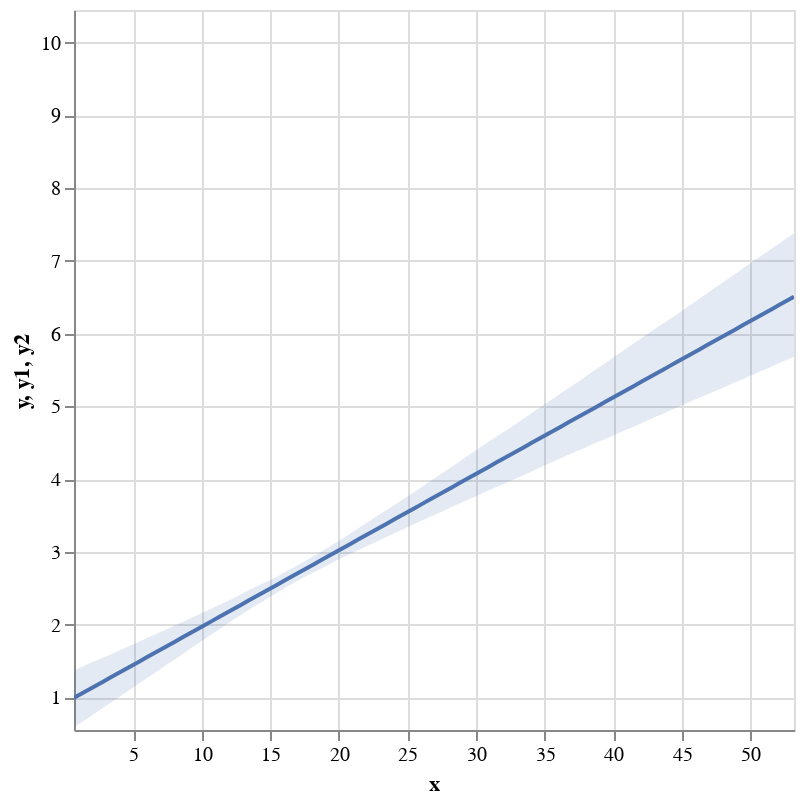

The notebook cell this image was saved under:
### Code cell
display(salt.lmplot(x="total_bill", y="tip", data=tips, scatter=False))
g = sns.lmplot(x="total_bill", y="tip", data=tips, scatter=False)

### Figure 1 — Vega-Lite specification as saved in the notebook (floating-point values rounded to 4 significant figures)
{"$schema": "https://vega.github.io/schema/vega-lite/v2.4.1.json", "config": {"view": {"height": 300, "width": 400}}, "height": 360, "layer": [{"data": {"values": [{"x": 0.683, "y": 0.992}, {"x": 1.213, "y": 1.048}, {"x": 1.744, "y": 1.103}, {"x": 2.274, "y": 1.159}, {"x": 2.805, "y": 1.215}, {"x": 3.335, "y": 1.271}, {"x": 3.866, "y": 1.326}, {"x": 4.396, "y": 1.382}, {"x": 4.927, "y": 1.438}, {"x": 5.457, "y": 1.493}, {"x": 5.987, "y": 1.549}, {"x": 6.518, "y": 1.605}, {"x": 7.048, "y": 1.661}, {"x": 7.579, "y": 1.716}, {"x": 8.109, "y": 1.772}, {"x": 8.64, "y": 1.828}, {"x": 9.17, "y": 1.883}, {"x": 9.701, "y": 1.939}, {"x": 10.23, "y": 1.995}, {"x": 10.76, "y": 2.05}, {"x": 11.29, "y": 2.106}, {"x": 11.82, "y": 2.162}, {"x": 12.35, "y": 2.218}, {"x": 12.88, "y": 2.273}, {"x": 13.41, "y": 2.329}, {"x": 13.94, "y": 2.385}, {"x": 14.47, "y": 2.44}, {"x": 15.01, "y": 2.496}, {"x": 15.54, "y": 2.552}, {"x": 16.07, "y": 2.608}, {"x": 16.6, "y": 2.663}, {"x": 17.13, "y": 2.719}, {"x": 17.66, "y": 2.775}, {"x": 18.19, "y": 2.83}, {"x": 18.72, "y": 2.886}, {"x": 19.25, "y": 2.942}, {"x": 19.78, "y": 2.998}, {"x": 20.31, "y": 3.053}, {"x": 20.84, "y": 3.109}, {"x": 21.37, "y": 3.165}, {"x": 21.9, "y": 3.22}, {"x": 22.43, "y": 3.276}, {"x": 22.96, "y": 3.332}, {"x": 23.49, "y": 3.388}, {"x": 24.02, "y": 3.443}, {"x": 24.55, "y": 3.499}, {"x": 25.08, "y": 3.555}, {"x": 25.61, "y": 3.61}, {"x": 26.14, "y": 3.666}, {"x": 26.67, "y": 3.722}, {"x": 27.21, "y": 3.777}, {"x": 27.74, "y": 3.833}, {"x": 28.27, "y": 3.889}, {"x": 28.8, "y": 3.945}, {"x": 29.33, "y": 4.0}, {"x": 29.86, "y": 4.056}, {"x": 30.39, "y": 4.112}, {"x": 30.92, "y": 4.167}, {"x": 31.45, "y": 4.223}, {"x": 31.98, "y": 4.279}, {"x": 32.51, "y": 4.335}, {"x": 33.04, "y": 4.39}, {"x": 33.57, "y": 4.446}, {"x": 34.1, "y": 4.502}, {"x": 34.63, "y": 4.557}, {"x": 35.16, "y": 4.613}, {"x": 35.69, "y": 4.669}, {"x": 36.22, "y": 4.725}, {"x": 36.75, "y": 4.78}, {"x": 37.28, "y": 4.836}, {"x": 37.81, "y": 4.892}, {"x": 38.34, "y": 4.947}, {"x": 38.88, "y": 5.003}, {"x": 39.41, "y": 5.059}, {"x": 39.94, "y": 5.115}, {"x": 40.47, "y": 5.17}, {"x": 41.0, "y": 5.226}, {"x": 41.53, "y": 5.282}, {"x": 42.06, "y": 5.337}, {"x": 42.59, "y": 5.393}, {"x": 43.12, "y": 5.449}, {"x": 43.65, "y": 5.504}, {"x": 44.18, "y": 5.56}, {"x": 44.71, "y": 5.616}, {"x": 45.24, "y": 5.672}, {"x": 45.77, "y": 5.727}, {"x": 46.3, "y": 5.783}, {"x": 46.83, "y": 5.839}, {"x": 47.36, "y": 5.894}, {"x": 47.89, "y": 5.95}, {"x": 48.42, "y": 6.006}, {"x": 48.95, "y": 6.062}, {"x": 49.48, "y": 6.117}, {"x": 50.01, "y": 6.173}, {"x": 50.54, "y": 6.229}, {"x": 51.08, "y": 6.284}, {"x": 51.61, "y": 6.34}, {"x": 52.14, "y": 6.396}, {"x": 52.67, "y": 6.452}, {"x": 53.2, "y": 6.507}]}, "encoding": {"color": {"value": "rgba(76.0,114.0,176.0,1)"}, "x": {"field": "x", "scale": {"domain": [0.683, 53.2], "nice": false}, "type": "quantitative"}, "y": {"field": "y", "scale": {"domain": [0.55, 10.45], "nice": false}, "type": "quantitative"}}, "mark": {"clip": true, "type": "line"}}, {"data": {"values": [{"x": 0.683, "y1": 0.5866, "y2": 1.37}, {"x": 1.213, "y1": 0.6529, "y2": 1.415}, {"x": 1.744, "y1": 0.719, "y2": 1.46}, {"x": 2.274, "y1": 0.7869, "y2": 1.504}, {"x": 2.805, "y1": 0.8545, "y2": 1.545}, {"x": 3.335, "y1": 0.9215, "y2": 1.589}, {"x": 3.866, "y1": 0.9894, "y2": 1.633}, {"x": 4.396, "y1": 1.058, "y2": 1.676}, {"x": 4.927, "y1": 1.125, "y2": 1.723}, {"x": 5.457, "y1": 1.196, "y2": 1.767}, {"x": 5.987, "y1": 1.261, "y2": 1.813}, {"x": 6.518, "y1": 1.326, "y2": 1.856}, {"x": 7.048, "y1": 1.394, "y2": 1.9}, {"x": 7.579, "y1": 1.464, "y2": 1.946}, {"x": 8.109, "y1": 1.53, "y2": 1.992}, {"x": 8.64, "y1": 1.597, "y2": 2.039}, {"x": 9.17, "y1": 1.666, "y2": 2.085}, {"x": 9.701, "y1": 1.735, "y2": 2.132}, {"x": 10.23, "y1": 1.801, "y2": 2.178}, {"x": 10.76, "y1": 1.871, "y2": 2.224}, {"x": 11.29, "y1": 1.937, "y2": 2.271}, {"x": 11.82, "y1": 2.006, "y2": 2.317}, {"x": 12.35, "y1": 2.071, "y2": 2.365}, {"x": 12.88, "y1": 2.136, "y2": 2.418}, {"x": 13.41, "y1": 2.2, "y2": 2.47}, {"x": 13.94, "y1": 2.26, "y2": 2.52}, {"x": 14.47, "y1": 2.322, "y2": 2.565}, {"x": 15.01, "y1": 2.384, "y2": 2.612}, {"x": 15.54, "y1": 2.445, "y2": 2.662}, {"x": 16.07, "y1": 2.502, "y2": 2.721}, {"x": 16.6, "y1": 2.56, "y2": 2.773}, {"x": 17.13, "y1": 2.615, "y2": 2.83}, {"x": 17.66, "y1": 2.67, "y2": 2.886}, {"x": 18.19, "y1": 2.72, "y2": 2.946}, {"x": 18.72, "y1": 2.771, "y2": 3.002}, {"x": 19.25, "y1": 2.823, "y2": 3.061}, {"x": 19.78, "y1": 2.876, "y2": 3.125}, {"x": 20.31, "y1": 2.925, "y2": 3.187}, {"x": 20.84, "y1": 2.973, "y2": 3.25}, {"x": 21.37, "y1": 3.021, "y2": 3.316}, {"x": 21.9, "y1": 3.066, "y2": 3.384}, {"x": 22.43, "y1": 3.112, "y2": 3.448}, {"x": 22.96, "y1": 3.159, "y2": 3.511}, {"x": 23.49, "y1": 3.206, "y2": 3.574}, {"x": 24.02, "y1": 3.252, "y2": 3.64}, {"x": 24.55, "y1": 3.297, "y2": 3.706}, {"x": 25.08, "y1": 3.345, "y2": 3.771}, {"x": 25.61, "y1": 3.392, "y2": 3.837}, {"x": 26.14, "y1": 3.437, "y2": 3.905}, {"x": 26.67, "y1": 3.483, "y2": 3.972}, {"x": 27.21, "y1": 3.527, "y2": 4.041}, {"x": 27.74, "y1": 3.572, "y2": 4.107}, {"x": 28.27, "y1": 3.618, "y2": 4.174}, {"x": 28.8, "y1": 3.666, "y2": 4.24}, {"x": 29.33, "y1": 3.71, "y2": 4.31}, {"x": 29.86, "y1": 3.754, "y2": 4.38}, {"x": 30.39, "y1": 3.798, "y2": 4.448}, {"x": 30.92, "y1": 3.842, "y2": 4.514}, {"x": 31.45, "y1": 3.886, "y2": 4.578}, {"x": 31.98, "y1": 3.93, "y2": 4.643}, {"x": 32.51, "y1": 3.974, "y2": 4.707}, {"x": 33.04, "y1": 4.018, "y2": 4.775}, {"x": 33.57, "y1": 4.063, "y2": 4.842}, {"x": 34.1, "y1": 4.109, "y2": 4.91}, {"x": 34.63, "y1": 4.156, "y2": 4.98}, {"x": 35.16, "y1": 4.2, "y2": 5.046}, {"x": 35.69, "y1": 4.244, "y2": 5.114}, {"x": 36.22, "y1": 4.291, "y2": 5.183}, {"x": 36.75, "y1": 4.334, "y2": 5.251}, {"x": 37.28, "y1": 4.378, "y2": 5.319}, {"x": 37.81, "y1": 4.421, "y2": 5.387}, {"x": 38.34, "y1": 4.465, "y2": 5.455}, {"x": 38.88, "y1": 4.508, "y2": 5.524}, {"x": 39.41, "y1": 4.549, "y2": 5.593}, {"x": 39.94, "y1": 4.592, "y2": 5.662}, {"x": 40.47, "y1": 4.636, "y2": 5.731}, {"x": 41.0, "y1": 4.68, "y2": 5.8}, {"x": 41.53, "y1": 4.724, "y2": 5.869}, {"x": 42.06, "y1": 4.768, "y2": 5.937}, {"x": 42.59, "y1": 4.812, "y2": 6.006}, {"x": 43.12, "y1": 4.856, "y2": 6.073}, {"x": 43.65, "y1": 4.9, "y2": 6.139}, {"x": 44.18, "y1": 4.943, "y2": 6.206}, {"x": 44.71, "y1": 4.988, "y2": 6.273}, {"x": 45.24, "y1": 5.033, "y2": 6.342}, {"x": 45.77, "y1": 5.076, "y2": 6.412}, {"x": 46.3, "y1": 5.117, "y2": 6.481}, {"x": 46.83, "y1": 5.16, "y2": 6.551}, {"x": 47.36, "y1": 5.204, "y2": 6.62}, {"x": 47.89, "y1": 5.247, "y2": 6.689}, {"x": 48.42, "y1": 5.291, "y2": 6.759}, {"x": 48.95, "y1": 5.334, "y2": 6.828}, {"x": 49.48, "y1": 5.378, "y2": 6.898}, {"x": 50.01, "y1": 5.421, "y2": 6.967}, {"x": 50.54, "y1": 5.465, "y2": 7.037}, {"x": 51.08, "y1": 5.508, "y2": 7.106}, {"x": 51.61, "y1": 5.552, "y2": 7.175}, {"x": 52.14, "y1": 5.595, "y2": 7.243}, {"x": 52.67, "y1": 5.639, "y2": 7.311}, {"x": 53.2, "y1": 5.682, "y2": 7.379}]}, "encoding": {"color": {"value": "rgba(76.0,114.0,176.0,1)"}, "opacity": {"value": 0.15}, "x": {"field": "x", "scale": {"domain": [0.683, 53.2], "nice": false}, "type": "quantitative"}, "y": {"field": "y1", "scale": {"domain": [0.55, 10.45], "nice": false}, "type": "quantitative"}, "y2": {"field": "y2", "type": "quantitative"}}, "mark": {"clip": true, "type": "area"}}], "title": "", "width": 360}
